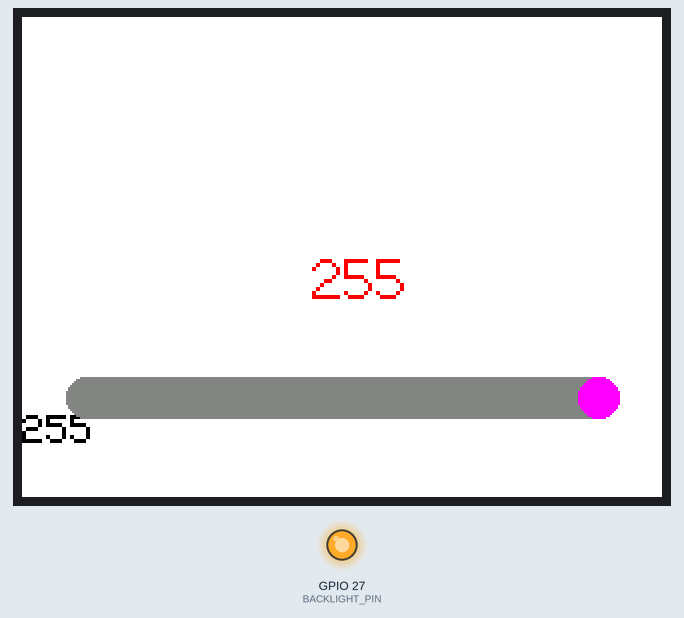
A sketch run on a simulated ESP32. On the bench: 320×240 colour display, output pins drawn as LEDs (lit = HIGH).

Above: at 0.3 s.

The sketch:

Backlight_pwm_test.ino
```cpp
//The function of this program is to use PWM to control the backlight brightness of the LCD screen

//pin usage as follow:
//                   CS  DC/RS  RESET    SDI/MOSI  SCK   SDO/MISO  BL      VCC    GND
//ESP32-WROOM-32E:   15    2   ESP32-EN     13      14      12     27      5V     GND

/***********************************************************************************
* @attention
*
* THE PRESENT FIRMWARE WHICH IS FOR GUIDANCE ONLY AIMS AT PROVIDING CUSTOMERS
* WITH CODING INFORMATION REGARDING THEIR PRODUCTS IN ORDER FOR THEM TO SAVE
* TIME. AS A RESULT, QD electronic SHALL NOT BE HELD LIABLE FOR ANY
* DIRECT, INDIRECT OR CONSEQUENTIAL DAMAGES WITH RESPECT TO ANY CLAIMS ARISING
* FROM THE CONTENT OF SUCH FIRMWARE AND/OR THE USE MADE BY CUSTOMERS OF THE
* CODING INFORMATION CONTAINED HEREIN IN CONNECTION WITH THEIR PRODUCTS.
**********************************************************************************/

#include <TFT_eSPI.h>

#define BACKLIGHT_PIN 27

// PWM related parameter settings
int freq = 2000;
int channel = 0;
int resolution = 8;

TFT_eSPI my_lcd = TFT_eSPI();

void setup()
{
  Serial.begin(115200);
  my_lcd.begin();
  my_lcd.setRotation(1);
  uint16_t calData[5] = { 254, 3643, 176, 3693, 7 };
  my_lcd.setTouch(calData);
  my_lcd.fillScreen(TFT_WHITE);
  my_lcd.setTextColor(TFT_BLACK, TFT_WHITE);
  my_lcd.setTextSize(2);
  my_lcd.setCursor(my_lcd.width()/2-170, 183);
  my_lcd.println("0");
  my_lcd.setCursor(my_lcd.width()/2+150, 183);
  my_lcd.println("255");
  my_lcd.fillRoundRect(my_lcd.width()/2-138, 180, 276, 21,10,0x8430);
  my_lcd.fillCircle(my_lcd.width()/2+128, 190,10,TFT_MAGENTA);
  my_lcd.setTextColor(TFT_RED);
  my_lcd.drawNumber(255, my_lcd.width()/2-15, 115,2);
  ledcAttachChannel(BACKLIGHT_PIN, freq, resolution, channel);
  ledcWrite(BACKLIGHT_PIN, 255);
}

void loop()
{
  uint16_t t_x = 0, t_y = 0; // To store the touch coordinates
  if(my_lcd.getTouch(&t_x, &t_y))
  {
    if((t_x>=my_lcd.width()/2-128)&&(t_x<my_lcd.width()/2+128)&&t_y > 179&&t_y < 199)
    {
      my_lcd.setTextColor(TFT_RED, TFT_WHITE);
      my_lcd.fillRoundRect(t_x-10, 180, my_lcd.width()/2+138-t_x+10, 21,10,0x8430);
      my_lcd.fillRoundRect(my_lcd.width()/2-138, 180, t_x-my_lcd.width()/2+148, 21,10,0x07FF);
      my_lcd.fillCircle(t_x, 190,10,TFT_MAGENTA);
      my_lcd.setTextPadding(50);
      my_lcd.drawNumber((long)t_x-(my_lcd.width()/2-128), my_lcd.width()/2-15, 115,2);
      ledcWrite(BACKLIGHT_PIN, t_x-(my_lcd.width()/2-128));
    }
  }
}
```
